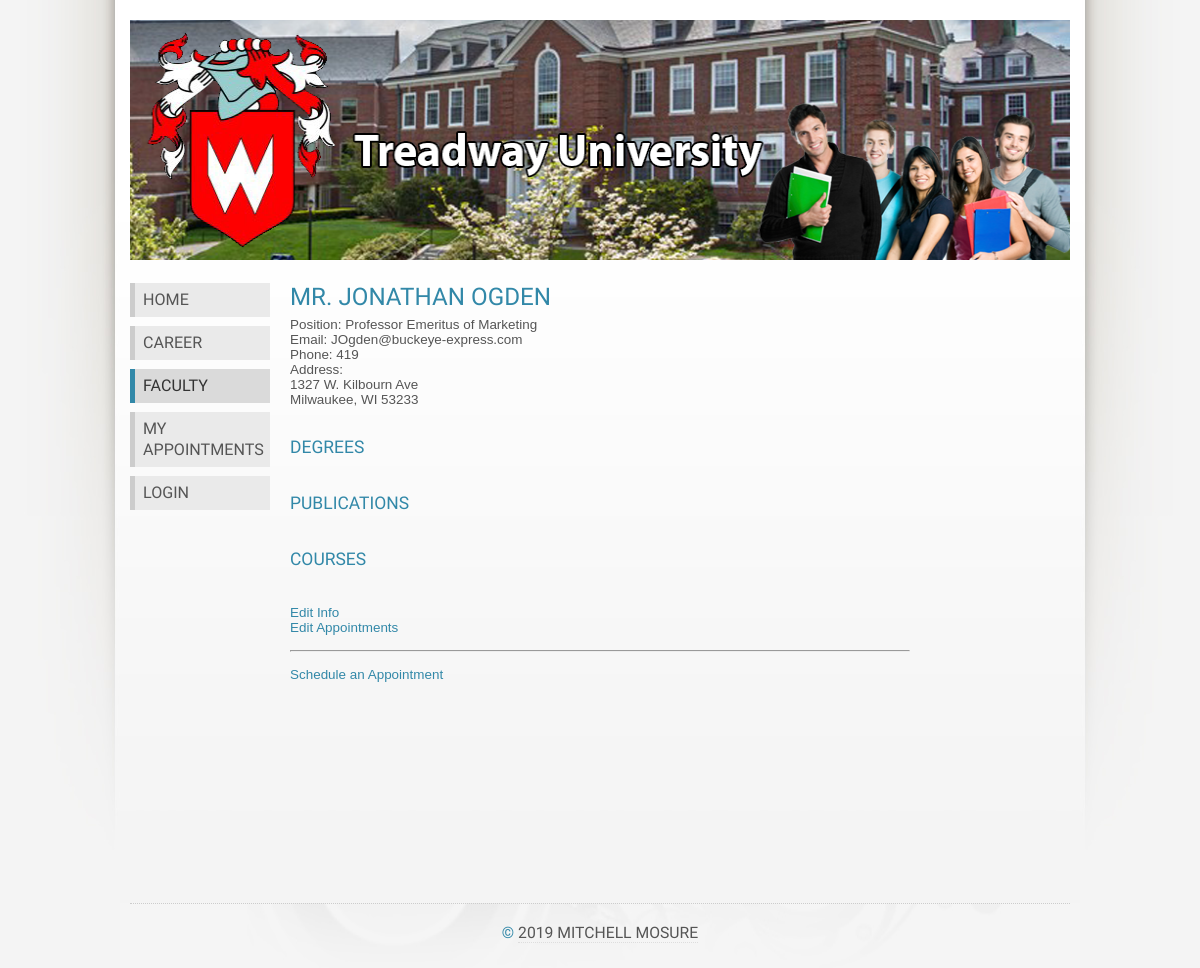
The page /individual.php?id=1 on the database its author committed.
### tables this page shows
CREATE TABLE `faculty` (
  `fac_id` int(10) unsigned NOT NULL AUTO_INCREMENT,
  `uid` int(10) unsigned NOT NULL,
  `position` varchar(100) DEFAULT NULL,
  PRIMARY KEY (`fac_id`),
  KEY `faculty_FK` (`uid`),
  CONSTRAINT `faculty_FK` FOREIGN KEY (`uid`) REFERENCES `users` (`user_id`)
);

CREATE TABLE `users` (
  `user_id` int(10) unsigned NOT NULL AUTO_INCREMENT,
  `username` varchar(20) NOT NULL DEFAULT '',
  `password` varchar(20) NOT NULL DEFAULT '',
  `admin` char(3) NOT NULL DEFAULT 'NO',
  `prefix` varchar(5) DEFAULT NULL,
  `first_name` varchar(50) NOT NULL DEFAULT '',
  `last_name` varchar(50) NOT NULL DEFAULT '',
  `street` varchar(50) DEFAULT NULL,
  `city` varchar(50) DEFAULT NULL,
  `state` char(2) DEFAULT NULL,
  `zip` int(5) DEFAULT '0',
  `phone` int(10) DEFAULT '0',
  `cell` int(10) DEFAULT '0',
  `email` varchar(50) NOT NULL DEFAULT '',
  `active` char(3) NOT NULL DEFAULT 'YES',
  PRIMARY KEY (`user_id`)
);

### individual.php (the view, shortened to what this page needs)
<!DOCTYPE html PUBLIC "-//W3C//DTD XHTML 1.1 Strict//EN" "http://www.w3.org/TR/xhtml1/DTD/xhtml1-strict.dtd">
<html xmlns="http://www.w3.org/1999/xhtml" lang="en" xml:lang="en">
	<head>
		<link rel="stylesheet" type="text/css" href="origo.css" title="Origo" media="all"/>
	</head>
	<body class="light blue smaller freestyle01">
		<div id="layout">
			<div class="row">
				<div class="col c12 aligncenter">
					<img src="images/front.png" width="960" height="240" alt="" />
				</div>
			</div>
			<div class="row" style="min-height: 600px;">
				<div class="col c2 alignleft">
					<ul class="menu">
						<li><a href="index.php">Home</a></li>
						<li><a href="career.php">Career</a></li>
						<li><a class="current" href="faculty.php">Faculty</a></li>
                        <li><a href="my-apps.php">My Appointments</a></li>
                        <?php
							if ($_SESSION['logABC'] != 'APPLE') {
								echo "<li><a href=\"login.php\">Login</a></li>";
							} else {
								echo "<li><a href=\"logout.php\">Logout</a></li>";
							}
						?>
					</ul>
				</div>
				<div class="col c8">
					<?php
                        include('connect.inc.php');
                        $id = $_GET['id'];
                        $query = "SELECT * FROM faculty, users WHERE faculty.fac_id = '$id' AND faculty.uid = users.user_id";
                        $result = mysqli_query($conn, $query);
                        $num = mysqli_num_rows($result);
                        if ($num > 0) {
                            while ($row = mysqli_fetch_assoc($result)) {
                                $fac_id = $row["fac_id"];
                                $position = $row["position"];
                                $prefix = $row["prefix"];
                                $first_name = $row["first_name"];
                                $last_name = $row["last_name"];
                                $email = $row["email"];
                                $phone = $row["phone"];
                                $street = $row["street"];
                                $city = $row["city"];
                                $state = $row["state"];
                                $zip = $row["zip"];
                                echo "<h2>$prefix $first_name $last_name</h2>";
                                echo "<div>Position: $position</div>";
                                echo "<div>Email: $email</div>";
                                echo "<div>Phone: $phone</div>";
                                echo "<div>Address:</div>";
                                echo "<div>$street</div>";
                                echo "<div>$city, $state $zip</div>";
                                echo "<br/>";
                                echo "<br/>";
                                echo "<h3>Degrees</h3>";
                                echo "<br/>";
                                echo "<br/>";
                                echo "<h3>Publications</h3>";
                                echo "<br/>";
                                echo "<br/>";
                                echo "<h3>Courses</h3>";
                                echo "<br/>";
                                echo "<br/>";
                                echo "<div><a href='edit-fac.php?id=$fac_id'>Edit Info</a></div>";
                                echo "<div><a href='edit-apps.php?id=$fac_id'>Edit Appointments</a></div>";
                                echo "<br/><hr/><br/><div><a href='appointments.php?id=$fac_id'>Schedule an Appointment</a></div>";
                            }
                        }
                        else {
                            echo "No rows found";
                        }
                    ?>
				</div>
			</div>
			<div id="footer" class="row">
				<div class="col c12 aligncenter">
					<h3>&copy; <a href="https://mitchell.mosure.me" target="_blank">2019 Mitchell Mosure</a></h3>
				</div>
			</div>
		</div>
	</body>
</html>

### origo.css (style rules this page uses)
* { margin:0; padding:0; }
body { background:#0a0a0a url(images/background.jpg) top center no-repeat; color:#ccc; font:110% 'Economica',Tahoma,sans-serif; line-height:1.3em; }
a { color:#d06060; text-decoration:none; font-weight:400; }
p,ul,ol,dl { margin:0 0 15px 0; line-height:1.5em; }
h2 { font-size:2.2em; color:#333; margin:0 0 5px; }
h3 { font-size:1.6em; margin:0 0 5px 0; }
h1,h2,h3 { color:#d06060; font-weight:400; line-height:1.2em; font-family:'Economica', sans-serif; }
#layout { margin:40px auto 0; width:960px; }
#footer { background:#0a0a0a url(images/insidebg.jpg) top center no-repeat; }
#footer .col { color:#555; border-top:1px dotted #1a1a1a; padding:20px 0; }
#footer a { color:#555; font-weight:400; text-decoration:none; border-bottom:1px dotted #333; }
.col { float:left; margin:0 10px; overflow:hidden; float:left; display:inline; }
.col img { max-width:100%; }
.row { width:960px; margin:20px auto 0; overflow:hidden; }
.c2 { width:140px; }
.c8 { width:620px; }
.c12 { width:940px; }
ul.menu { list-style:none; margin:0; padding:10px 0; border-top:1px solid #333; }
ul.menu li { list-style:none; text-align:center; font-size:1.2em; margin:0 0 10px; padding:0 0 8px 0; color:#888; border-bottom:1px solid #333; }
ul.menu li a { font-size:1.2em; font-weight:400; }
.alignleft { text-align:left; }
.aligncenter { text-align:center; }
.smaller { font-size:0.9em; }
body.light { background:#f5f5f5 url(images/background-light.jpg) top center no-repeat; color:#555; }
body.light a { color:#d06060; }
body.light h2 { color:#555; }
body.light h1, body.light h2, body.light h3 { color:#d06060; }
body.light ul.menu { border-top:1px solid #ddd; }
body.light ul.menu li { border-bottom:1px solid #ddd; }
body.light #footer { background:#f5f5f5 url(images/insidebg-light.jpg) top center no-repeat; }
body.light #footer .col { color:#555; border-top:1px dotted #ccc; }
body.light #footer a { color:#555; border-bottom:1px dotted #ddd; }
body.blue a { color:#3288a8; }
body.blue h1, body.blue h2, body.blue h3 { color:#3288a8; }
body.freestyle01 { font:84% Tahoma,sans-serif; }
body.freestyle01 #layout { margin:20px auto 0; width:960px; }
body.freestyle01 h1, body.freestyle01 h2, body.freestyle01 h3, body.freestyle01 ul.menu li a { font-family: 'Dosis', sans-serif; text-transform:uppercase; }
body.freestyle01 h2 { font-size:1.8em; }
body.freestyle01 h3 { font-size:1.3em; }
body.freestyle01 ul.menu { list-style:none; margin:0 0 15px 0; border:0; padding:0; position:relative; }
body.freestyle01 ul.menu li { list-style:none; text-align:left; font-size:1.2em; margin:0 0 1px; border:0; color:#888; }
body.freestyle01 ul.menu li a { font-size:1em; color:#555; padding:7px 5px 7px 8px; border-left:5px solid #ccc; background-color:#eaeaea; display:block; font-weight:400; }
body.freestyle01 ul.menu li a:hover, body.freestyle01 ul.menu li a.current { color:#333; border-color:#3288a8; background-color:#dadada;text-decoration:none; }
body.freestyle01 #footer { font-size:0.9em; color:#999; }

### rows shown on the page
faculty: uid.prefix "MR.", uid.first_name "JONATHAN", uid.last_name "OGDEN", position "Professor Emeritus of Marketing", uid.email "JOgden@buckeye-express.com", uid.phone "419", uid.street "1327 W. Kilbourn Ave", uid.city "Milwaukee", uid.state "WI", uid.zip "53233"
